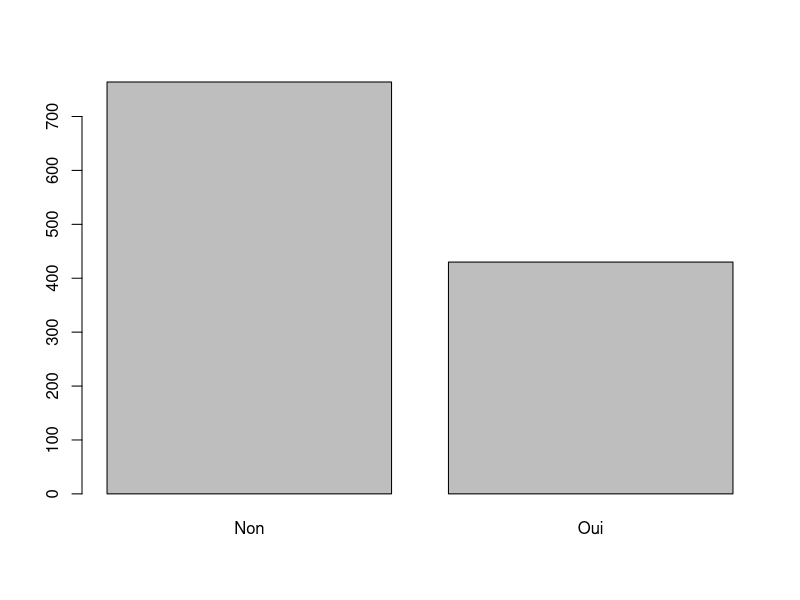
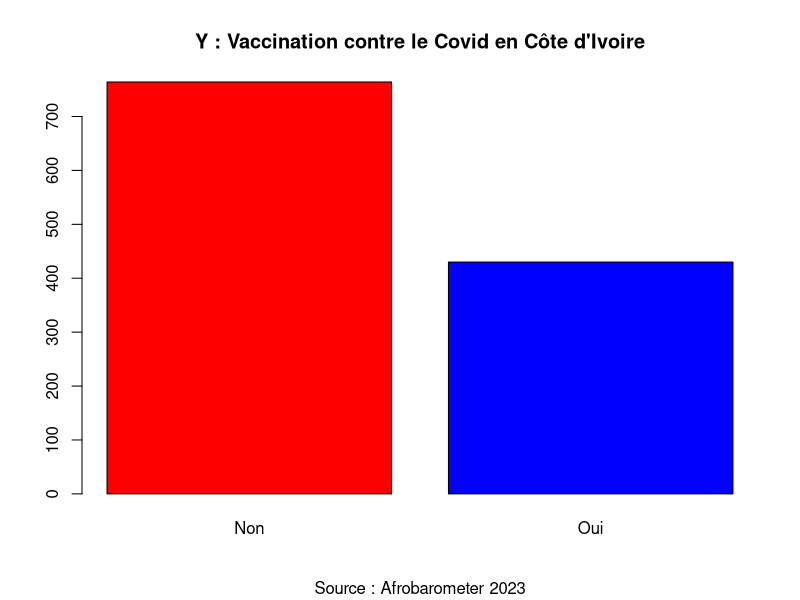
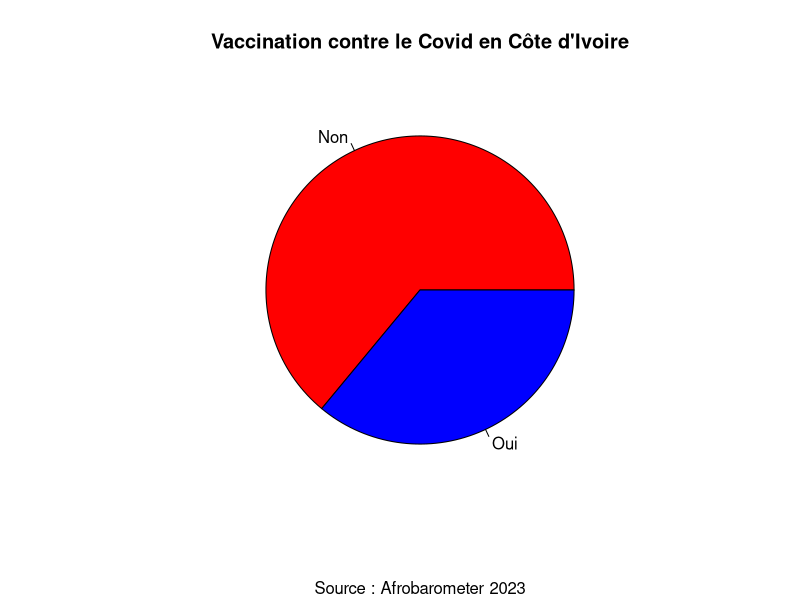
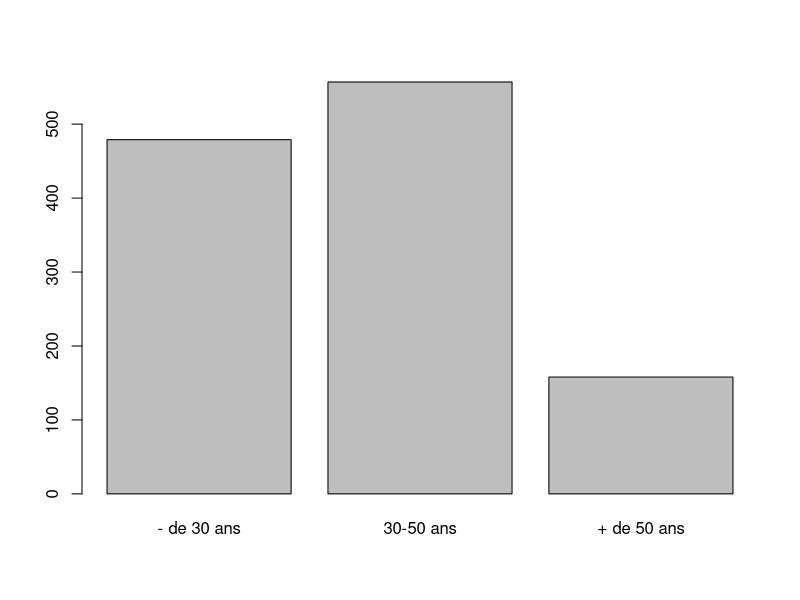
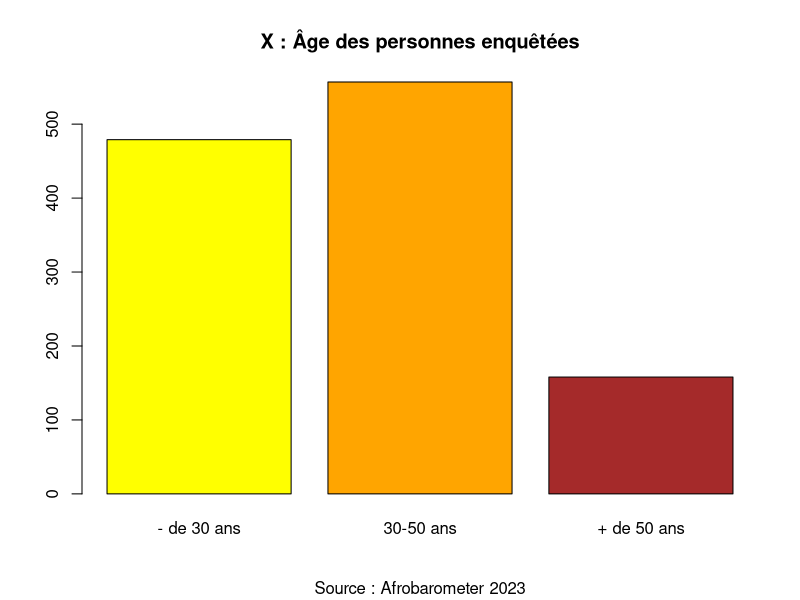
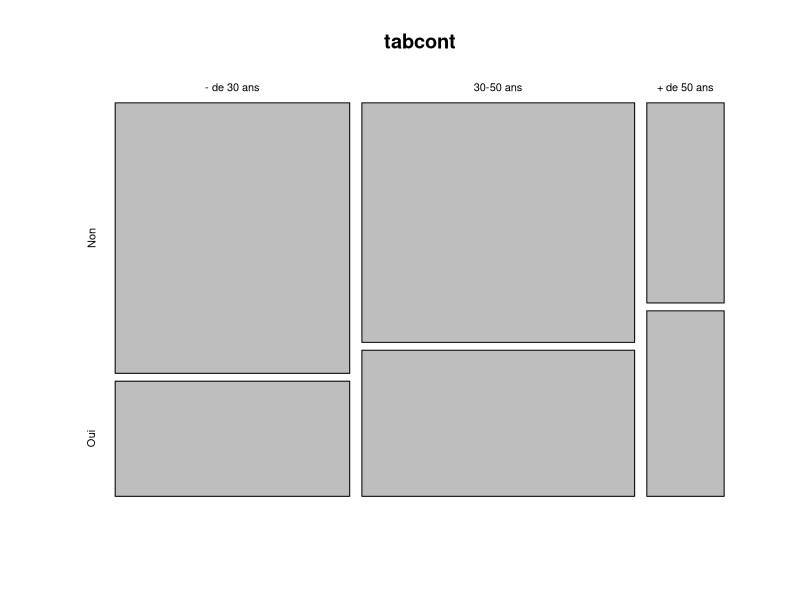
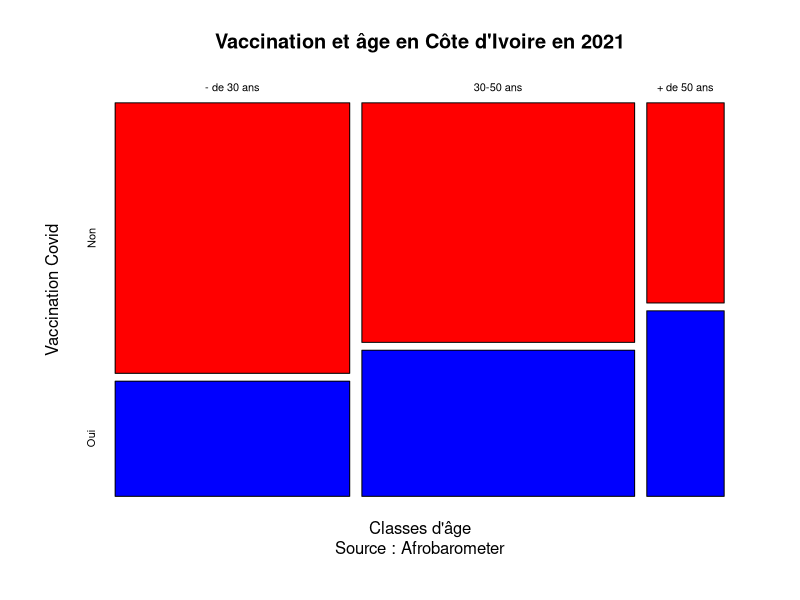
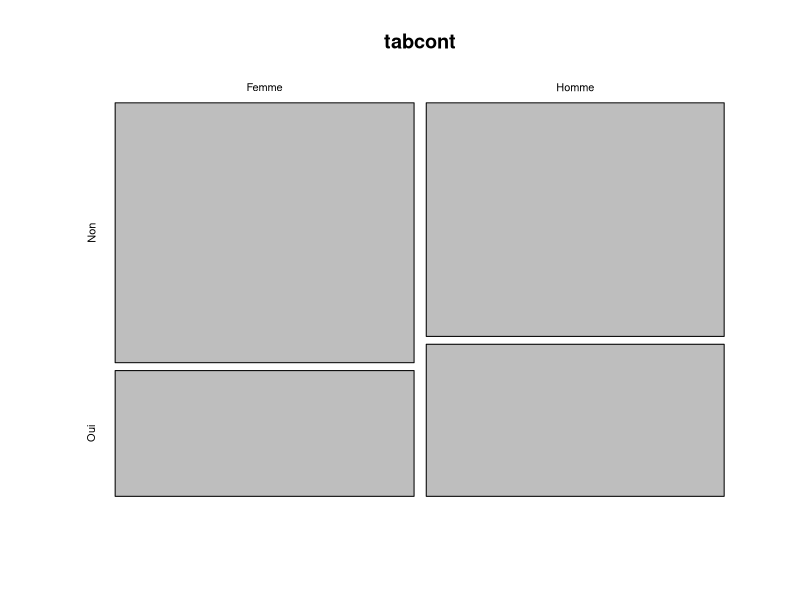

The R source for these figures, in order:
## ---- chunk 1
don <- read.table(file = "data/civ_afrobarometer_2023/data/survey_data.csv", # nom du fichier et chemin d'accès
                  sep = ";",                     # séparateur (ici, des points-virgule)
                  dec=",",                       # Type de décimale
                  header = TRUE,                 # ligne d'en-tête avec le nom des variables
                  encoding="UTF-8",              # encodage adapté au français
                  stringsAsFactors = TRUE)       # Transforme les character en factor     

## ---- chunk 2
meta <- read.table(file = "data/civ_afrobarometer_2023/data/survey_meta.csv", # nom du fichier et chemin d'accès
                  sep = ";",                     # séparateur (ici, des points-virgule)
                  dec=",",                       # Type de décimale
                  header = TRUE,                 # ligne d'en-tête avec le nom des variables
                  encoding="UTF-8")              # encodage adapté au français

## Affichage des métadonnées
meta
## ---- chunk 3
sel<-don[,c("Q58A","Q101","Q1","URBRUR","Q94")]
colnames(sel)<-c("vac","sex","age","mil","ins")
head(sel)
## ---- chunk 4
table(sel$ins)
## ---- chunk 5
sel$ins4<-sel$ins
levels(sel$ins4) <- c(NA,
                     "Inf.",
                     "Prim.",
                     "Prim.",
                     "Sec.",
                     "Sec.",
                     NA,
                     "Inf.",
                     "Sup.",
                     "Sup.",
                     "Sup.",
                     "Sup."
                     )
table(sel$ins4)

## ---- chunk 6
summary(sel$age)
sel$age3 <-cut(sel$age, breaks=c(17, 29, 50,100))
levels(sel$age3) <-c("- de 30 ans","30-50 ans", "+ de 50 ans")
table(sel$age3)

## ---- chunk 7
sel <-sel[complete.cases(sel), ]
## ---- chunk 8
summary(sel)
## ---- chunk 9
mytab1 <-table(sel$vac)
mytab1
## ---- chunk 10
100*prop.table(mytab1)
## ---- chunk 11
barplot(mytab1)
## ---- chunk 12
barplot(mytab1, 
        main = "Y : Vaccination contre le Covid en Côte d'Ivoire",
        sub = "Source : Afrobarometer 2023",
        col = c("red","blue"))
## ---- chunk 13
pie(mytab1, 
        main = "Vaccination contre le Covid en Côte d'Ivoire",
        sub = "Source : Afrobarometer 2023",
        col = c("red","blue"))
## ---- chunk 14
mytab2 <-table(sel$age3)
mytab2
## ---- chunk 15
100*prop.table(mytab2)
## ---- chunk 16
barplot(mytab2)
## ---- chunk 17
barplot(mytab2, 
        main = " X : Âge des personnes enquêtées ",
        sub = "Source : Afrobarometer 2023",
        col = c("yellow","orange","brown"))
## ---- chunk 18
tabcont<-table(sel$age3,sel$vac)
tabcont
## ---- chunk 19
tabtot <- addmargins(tabcont)
tabtot
## ---- chunk 20
tabpct <- 100*prop.table(tabcont,1) # Calcule le pourcentage en ligne (1)
round(tabpct,1)                     # Arrondi à un chiffre après la virgule
## ---- chunk 21
mosaicplot(tabcont)
## ---- chunk 22
mosaicplot(tabcont, 
           main= "Vaccination et âge en Côte d'Ivoire en 2021",
           sub = "Source : Afrobarometer",
           xlab = "Classes d'âge",
           ylab = "Vaccination Covid",
           col = c("red","blue"))
## ---- chunk 23
chisq.test(tabcont)
## ---- chunk 24
# tableau de contingence
tabcont <- table(sel$sex,sel$vac)
tabcont
# Pourcentages
prop.table(tabcont,1)
# graphique
plot(tabcont)
# test
chisq.test(tabcont)
## ---- chunk 25
# tableau de contingence
tabcont <- table(sel$mil,sel$vac)
tabcont
# Pourcentages
prop.table(tabcont,1)
# graphique
plot(tabcont)
# test
chisq.test(tabcont)
## ---- chunk 26
# tableau de contingence
tabcont <- table(sel$ins4, sel$vac)
tabcont
# Pourcentages
prop.table(tabcont,1)
# graphique
plot(tabcont)
# test
chisq.test(tabcont)
